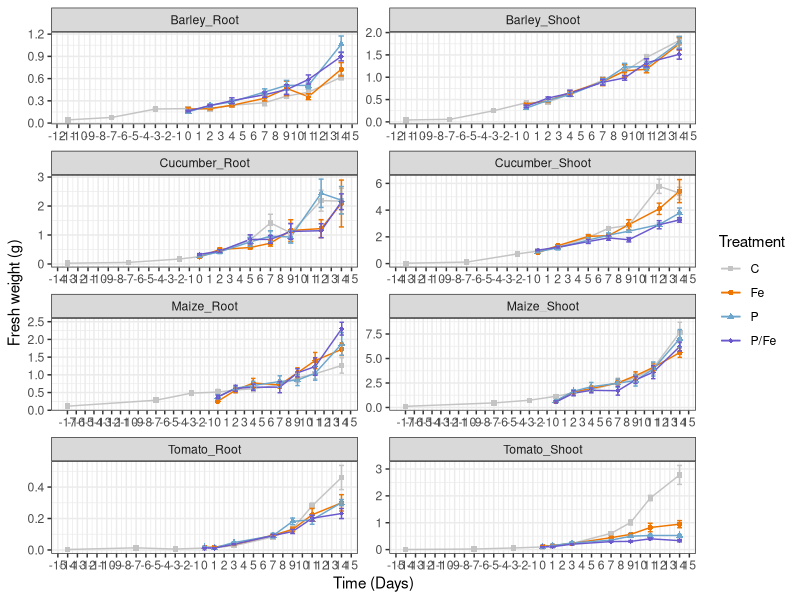
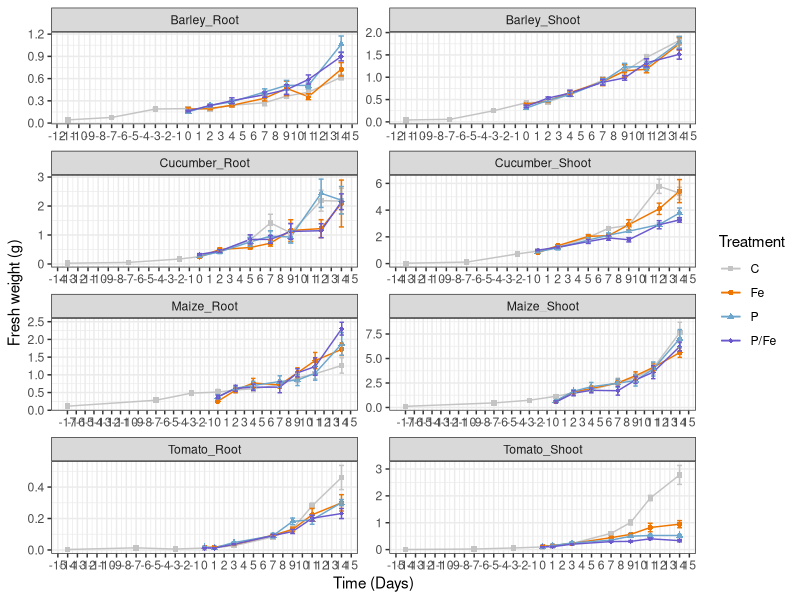

The R script that drew these images, in order:
library(readr)
library(ggpubr)
library(ggplot2)
library(reshape2)
library(tidyverse)
library(plyr)
library(dplyr)



#Scatter line + error bars (STD.Err) --> calculate means and errors in R ####

table2 <- read.csv("DATA_Masses_2.0.csv", sep=";",
                   header=T)

Summary_table <- ddply(table2, c("Treatment", "Time", "Species_Tissue"), summarise,
                       N    = sum(!is.na(Value)),
                       mean = mean(Value, na.rm=TRUE),
                       sd   = sd(Value, na.rm=TRUE),
                       se   = sd / sqrt(N))
Summary_table


f2 <- ggplot(Summary_table, aes(x = Time, y = mean, group = Treatment, colour = Treatment)) + 
  geom_line(aes(group = Treatment)) + 
  geom_point(aes(shape = Treatment)) + 
  scale_shape_manual(values = c(15:18)) +
  scale_color_manual(values=c("grey77", "darkorange2", "skyblue3", "slateblue3"))+
  geom_errorbar(aes(ymin = mean-se, ymax = mean+se, group = Treatment), width = 0.5) +
  theme_bw() + 
  scale_x_continuous(breaks=seq(-17,16,1))
f2 + facet_wrap(~Species_Tissue, scales="free", ncol = 2) + 
  ylab("Fresh weight (g)") + 
  xlab("Time (Days)") 


ggsave(filename = "Masses_Scatter-lines_errorbars(bw).pdf", plot = last_plot(), dpi = 600, units = "cm", width = 70, height = 80, scale = 0.5)

write.table(Summary_table, "Masses_summary_statistics.csv", quote = FALSE, sep = ";")
